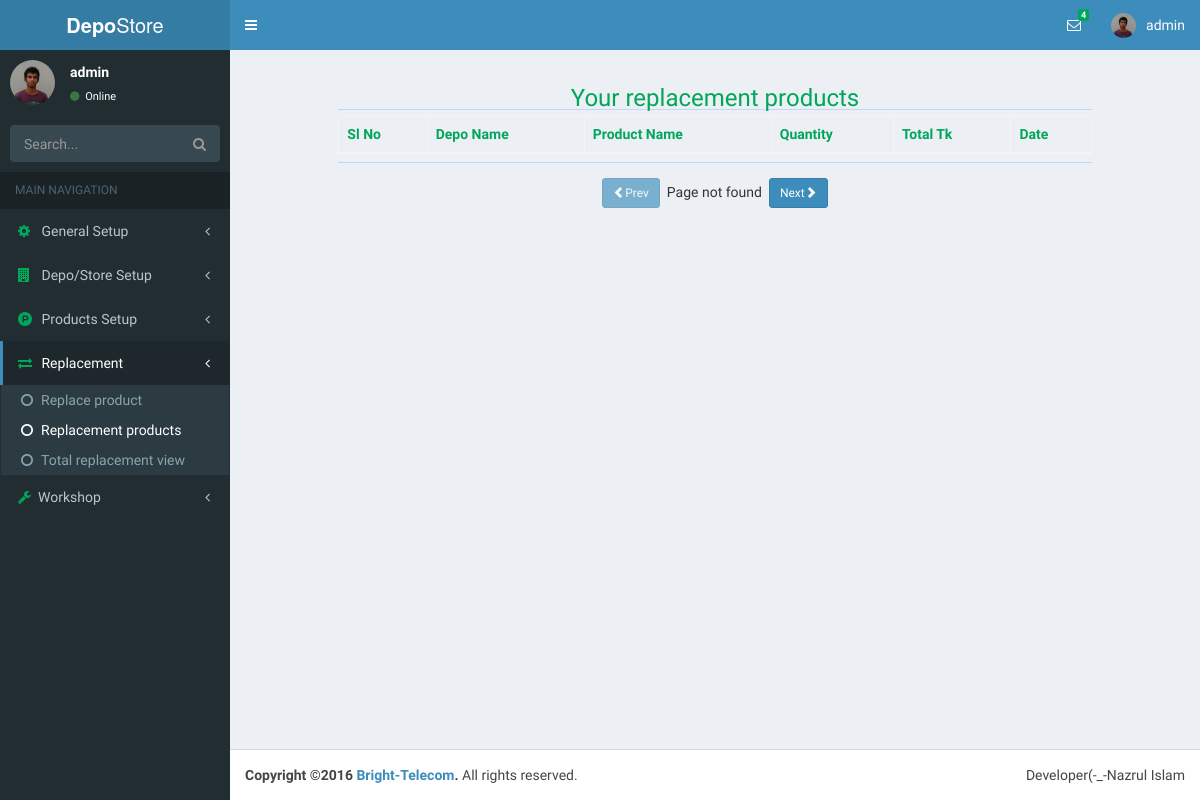
Page /index.php?page=replaceViewbyDepo&folder=replace (signed in) on the earlier database version.
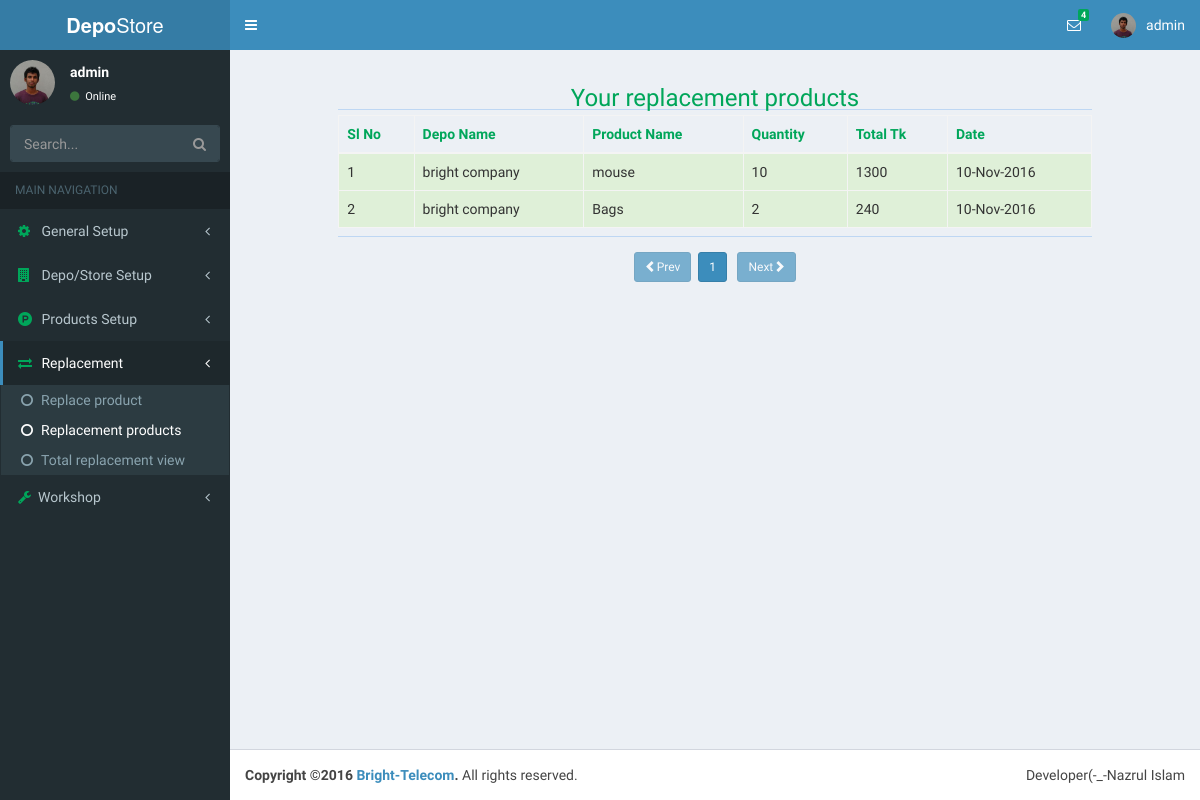
Same page on the later database version.
### tables this page shows
CREATE TABLE `warranty` (
  `id` int(11) NOT NULL,
  `depo_id` int(11) NOT NULL,
  `pro_id` int(11) NOT NULL,
  `pro_price` int(6) NOT NULL,
  `quantity` int(6) NOT NULL,
  `total_price` int(11) NOT NULL,
  `replace_date` date NOT NULL
);

CREATE TABLE `depo` (
  `id` int(11) NOT NULL,
  `user_id` int(11) NOT NULL,
  `depo_name` varchar(80) NOT NULL,
  `first_name` varchar(15) NOT NULL,
  `last_name` varchar(15) NOT NULL,
  `birthDate` date NOT NULL,
  `nid` int(19) NOT NULL,
  `phone` int(11) NOT NULL,
  `email` varchar(35) NOT NULL,
  `website` varchar(35) NOT NULL,
  `upazilla` varchar(20) NOT NULL,
  `district` varchar(20) NOT NULL,
  `division` varchar(20) NOT NULL,
  `street` varchar(40) NOT NULL,
  `uploader` varchar(20) NOT NULL,
  `create_date` timestamp NOT NULL DEFAULT CURRENT_TIMESTAMP,
  `profile_update` timestamp NOT NULL DEFAULT CURRENT_TIMESTAMP ON UPDATE CURRENT_TIMESTAMP,
  `picture` varchar(47) NOT NULL
);

CREATE TABLE `products` (
  `id` int(11) NOT NULL,
  `user_id` int(11) NOT NULL,
  `cat_id` int(11) NOT NULL,
  `pro_name` varchar(30) NOT NULL,
  `pro_price` int(6) NOT NULL,
  `quantity` int(6) NOT NULL,
  `total_price` int(11) NOT NULL,
  `uploader` varchar(30) NOT NULL,
  `entry_date` date NOT NULL
);

### necessaryClass/user.php (called while the page is built, shortened)
<?php
class loginUser{
	public function userLoginId(){
		if($_SESSION['userId']){
			return $_SESSION['userId'];
		}
		return false;
	}
}
$obj = new loginUser;
?>

### replace/replaceViewbyDepo.php (the view, shortened to what this page needs)
<?php
	require('database.php');
	include_once('necessaryClass/user.php');
	$userLoginId=(int)$obj->userLoginId();
	$warRecodrs=$db->prepare("SELECT * FROM warranty");
	$warRecodrs->execute();
	$rowCount=$warRecodrs->rowCount();
	$per_page_row=10;
	$totalPage=ceil($rowCount/$per_page_row);
	$pageNumber=(isset($_GET['pgNumber'])?(int)$_GET['pgNumber']:(int)$_GET['pgNumber']=1);
	$startPage=(int)($pageNumber-1)*$per_page_row;
	$selWarranty=$db->prepare("SELECT *,warranty.quantity AS repQuantity,warranty.total_price AS repPrice,depo.depo_name AS depoName,products.pro_name AS proName FROM warranty LEFT JOIN depo ON warranty.depo_id=depo.id LEFT JOIN user ON depo.user_id=user.id LEFT JOIN products ON warranty.pro_id=products.id WHERE depo.user_id=? ORDER BY replace_date DESC LIMIT $startPage,$per_page_row");
	$selWarranty->bindParam(1,$userLoginId);
	$selWarranty->execute();
	$sl='';
	$data='';
	while($warRow=$selWarranty->fetch(PDO::FETCH_ASSOC)){
		$sl++;
		$date=date('d-M-Y',strtotime($warRow['replace_date']));
		$data.="
			<tr class='success'>
				<td>$sl</td>
				<td>{$warRow['depoName']}</td>
				<td>{$warRow['proName']}</td>
				<td>{$warRow['repQuantity']}</td>
				<td>{$warRow['repPrice']}</td>
				<td>{$date}</td>
			</tr>
		";
	}
?>
<div class="container-fluid">
	<div class="row">
		<div class="col-sm-10 col-sm-offset-1">
			<h3 class="text-center text-green">Your replacement products</h3>
			<hr>
		</div>
	</div>
	<div class="row">
		<div class="col-sm-10 col-sm-offset-1">
			<table class="table table-hover table-bordered table-striped table-consendend">
				<thead class="text-green">
					<th>Sl No</th>
					<th>Depo Name</th>
					<th>Product Name</th>
					<th>Quantity</th>
					<th>Total Tk</th>
					<th>Date</th>
				</thead>
				<tbody>
					<?php echo $data;?>
				</tbody>
			</table>
			<hr>
		</div>
	</div>
	<div class="row">
		<div class="col-sm-10 col-sm-offset-1 text-center" style="margin-top:10px">
			<?php
				$prevPage=$pageNumber-1;
				$nextPage=$pageNumber+1;
				if($pageNumber<=1){
					echo"<a href='index.php?page=replaceViewbyDepo&folder=replace&pgNumber={$prevPage}' class='btn btn-primary btn-sm disabled'><span class='glyphicon glyphicon-chevron-left'></span>Prev</a>&nbsp;&nbsp;";
				}else{
					echo"<a href='index.php?page=replaceViewbyDepo&folder=replace&pgNumber={$prevPage}' class='btn btn-primary btn-sm'><span class='glyphicon glyphicon-chevron-left'></span>Prev</a>&nbsp;&nbsp;";
				}
				if($pageNumber>$totalPage){
					echo"Page not found";
				}else{
					for($i=1;$i<=$totalPage;$i++){
						if($i == $pageNumber){
							echo"<a href='index.php?page=replaceViewbyDepo&folder=replace&pgNumber={$i}' class='btn btn-primary btn-sm'>$i</a>&nbsp;";
						}else{
							echo"<a href='index.php?page=replaceViewbyDepo&folder=replace&pgNumber={$i}' class='btn btn-default btn-sm'>$i</a>&nbsp;";
						}
					}
				}
			if($totalPage==$pageNumber){
				echo"&nbsp;&nbsp;<a href='index.php?page=replaceViewbyDepo&folder=replace&pgNumber={$nextPage}' class='btn btn-primary btn-sm disabled'>Next<span class='glyphicon glyphicon-chevron-right'></span></a>";
			}else{
				echo"&nbsp;&nbsp;<a href='index.php?page=replaceViewbyDepo&folder=replace&pgNumber={$nextPage}' class='btn btn-primary btn-sm'>Next<span class='glyphicon glyphicon-chevron-right'></span></a>";
			}
			?>
		</div>
	</div>
</div>

Differences in the rows shown:
added warranty: depo.depo_name "bright company", pro.pro_name "mouse", quantity "10", total_price "1300", replace_date "10-Nov-2016"
added warranty: depo.depo_name "bright company", pro.pro_name "Bags", quantity "2", total_price "240", replace_date "10-Nov-2016"
Other differences:
new list line: "1"
text no longer shown: "Page not found"
